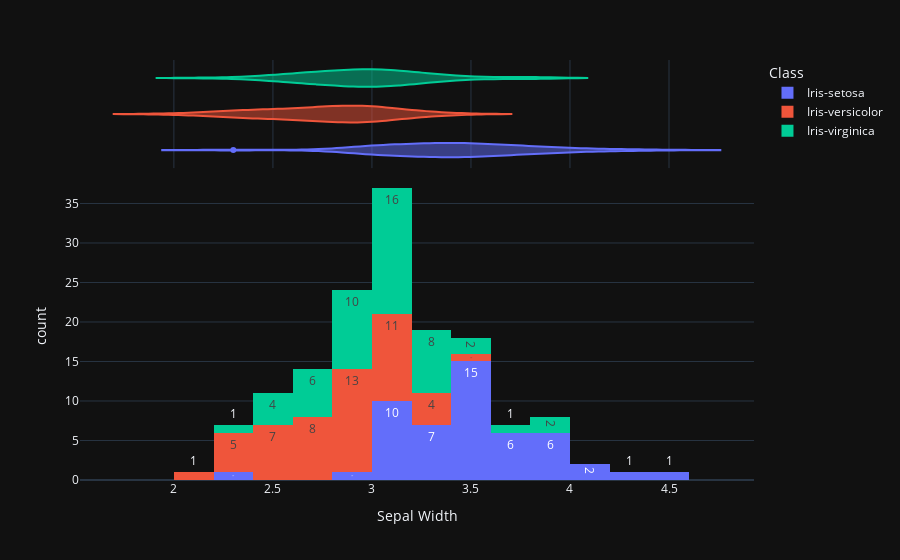

This figure's notebook cell:
### Code cell
sepalWidthHistogram = \
    px.histogram (
        data_frame = dataset,
        x          = columnNames[1],
        color      = columnNames[-1],
        marginal   = "violin",
        text_auto  = True
    )
sepalWidthHistogram.show()

### Figure 1 — Plotly figure (JSON) as saved in the notebook; plotly's stock layout.template omitted (floating-point values rounded to 4 significant figures)
{"data": [{"alignmentgroup": "True", "bingroup": "x", "hovertemplate": "Class=Iris-setosa<br>Sepal Width=%{x}<br>count=%{y}<extra></extra>", "legendgroup": "Iris-setosa", "marker": {"color": "#636efa", "pattern": {"shape": ""}}, "name": "Iris-setosa", "offsetgroup": "Iris-setosa", "orientation": "v", "showlegend": true, "texttemplate": "%{value}", "type": "histogram", "x": [3.5, 3, 3.2, 3.1, 3.6, 3.9, 3.4, 3.4, 2.9, 3.1, 3.7, 3.4, 3, 3, 4, 4.4, 3.9, 3.5, 3.8, 3.8, 3.4, 3.7, 3.6, 3.3, 3.4, 3, 3.4, 3.5, 3.4, 3.2, 3.1, 3.4, 4.1, 4.2, 3.1, 3.2, 3.5, 3.6, 3, 3.4, 3.5, 2.3, 3.2, 3.5, 3.8, 3, 3.8, 3.2, 3.7, 3.3], "xaxis": "x", "yaxis": "y"}, {"alignmentgroup": "True", "hovertemplate": "Class=Iris-setosa<br>Sepal Width=%{x}<extra></extra>", "legendgroup": "Iris-setosa", "marker": {"color": "#636efa"}, "name": "Iris-setosa", "offsetgroup": "Iris-setosa", "scalegroup": "x", "showlegend": false, "type": "violin", "x": [3.5, 3, 3.2, 3.1, 3.6, 3.9, 3.4, 3.4, 2.9, 3.1, 3.7, 3.4, 3, 3, 4, 4.4, 3.9, 3.5, 3.8, 3.8, 3.4, 3.7, 3.6, 3.3, 3.4, 3, 3.4, 3.5, 3.4, 3.2, 3.1, 3.4, 4.1, 4.2, 3.1, 3.2, 3.5, 3.6, 3, 3.4, 3.5, 2.3, 3.2, 3.5, 3.8, 3, 3.8, 3.2, 3.7, 3.3], "xaxis": "x2", "yaxis": "y2"}, {"alignmentgroup": "True", "bingroup": "x", "hovertemplate": "Class=Iris-versicolor<br>Sepal Width=%{x}<br>count=%{y}<extra></extra>", "legendgroup": "Iris-versicolor", "marker": {"color": "#EF553B", "pattern": {"shape": ""}}, "name": "Iris-versicolor", "offsetgroup": "Iris-versicolor", "orientation": "v", "showlegend": true, "texttemplate": "%{value}", "type": "histogram", "x": [3.2, 3.2, 3.1, 2.3, 2.8, 2.8, 3.3, 2.4, 2.9, 2.7, 2, 3, 2.2, 2.9, 2.9, 3.1, 3, 2.7, 2.2, 2.5, 3.2, 2.8, 2.5, 2.8, 2.9, 3, 2.8, 3, 2.9, 2.6, 2.4, 2.4, 2.7, 2.7, 3, 3.4, 3.1, 2.3, 3, 2.5, 2.6, 3, 2.6, 2.3, 2.7, 3, 2.9, 2.9, 2.5, 2.8], "xaxis": "x", "yaxis": "y"}, {"alignmentgroup": "True", "hovertemplate": "Class=Iris-versicolor<br>Sepal Width=%{x}<extra></extra>", "legendgroup": "Iris-versicolor", "marker": {"color": "#EF553B"}, "name": "Iris-versicolor", "offsetgroup": "Iris-versicolor", "scalegroup": "x", "showlegend": false, "type": "violin", "x": [3.2, 3.2, 3.1, 2.3, 2.8, 2.8, 3.3, 2.4, 2.9, 2.7, 2, 3, 2.2, 2.9, 2.9, 3.1, 3, 2.7, 2.2, 2.5, 3.2, 2.8, 2.5, 2.8, 2.9, 3, 2.8, 3, 2.9, 2.6, 2.4, 2.4, 2.7, 2.7, 3, 3.4, 3.1, 2.3, 3, 2.5, 2.6, 3, 2.6, 2.3, 2.7, 3, 2.9, 2.9, 2.5, 2.8], "xaxis": "x2", "yaxis": "y2"}, {"alignmentgroup": "True", "bingroup": "x", "hovertemplate": "Class=Iris-virginica<br>Sepal Width=%{x}<br>count=%{y}<extra></extra>", "legendgroup": "Iris-virginica", "marker": {"color": "#00cc96", "pattern": {"shape": ""}}, "name": "Iris-virginica", "offsetgroup": "Iris-virginica", "orientation": "v", "showlegend": true, "texttemplate": "%{value}", "type": "histogram", "x": [3.3, 2.7, 3, 2.9, 3, 3, 2.5, 2.9, 2.5, 3.6, 3.2, 2.7, 3, 2.5, 2.8, 3.2, 3, 3.8, 2.6, 2.2, 3.2, 2.8, 2.8, 2.7, 3.3, 3.2, 2.8, 3, 2.8, 3, 2.8, 3.8, 2.8, 2.8, 2.6, 3, 3.4, 3.1, 3, 3.1, 3.1, 3.1, 2.7, 3.2, 3.3, 3, 2.5, 3, 3.4, 3], "xaxis": "x", "yaxis": "y"}, {"alignmentgroup": "True", "hovertemplate": "Class=Iris-virginica<br>Sepal Width=%{x}<extra></extra>", "legendgroup": "Iris-virginica", "marker": {"color": "#00cc96"}, "name": "Iris-virginica", "offsetgroup": "Iris-virginica", "scalegroup": "x", "showlegend": false, "type": "violin", "x": [3.3, 2.7, 3, 2.9, 3, 3, 2.5, 2.9, 2.5, 3.6, 3.2, 2.7, 3, 2.5, 2.8, 3.2, 3, 3.8, 2.6, 2.2, 3.2, 2.8, 2.8, 2.7, 3.3, 3.2, 2.8, 3, 2.8, 3, 2.8, 3.8, 2.8, 2.8, 2.6, 3, 3.4, 3.1, 3, 3.1, 3.1, 3.1, 2.7, 3.2, 3.3, 3, 2.5, 3, 3.4, 3], "xaxis": "x2", "yaxis": "y2"}], "layout": {"barmode": "relative", "legend": {"title": {"text": "Class"}, "tracegroupgap": 0}, "margin": {"t": 60}, "xaxis": {"anchor": "y", "domain": [0, 1], "title": {"text": "Sepal Width"}}, "xaxis2": {"anchor": "y2", "domain": [0, 1], "matches": "x", "showgrid": true, "showticklabels": false}, "yaxis": {"anchor": "x", "domain": [0, 0.7326], "title": {"text": "count"}}, "yaxis2": {"anchor": "x2", "domain": [0.7426, 1], "matches": "y2", "showgrid": false, "showline": false, "showticklabels": false, "ticks": ""}}}
